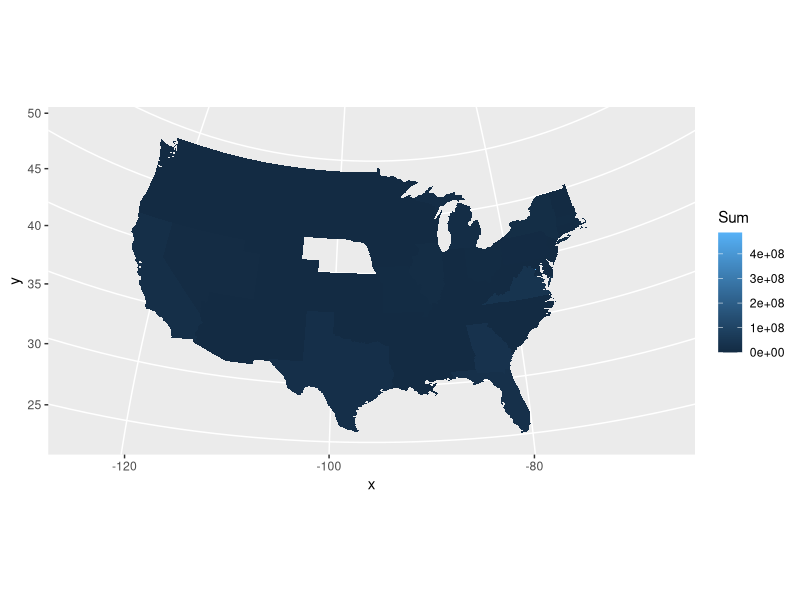
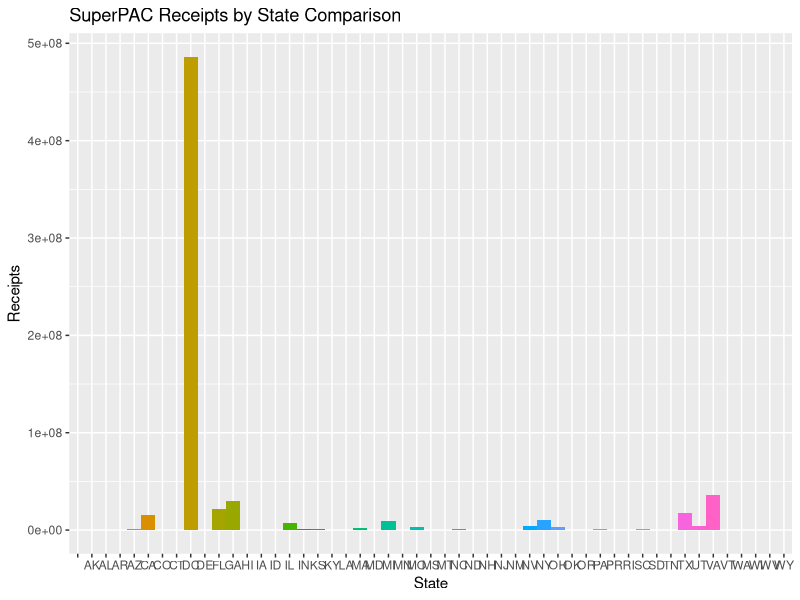
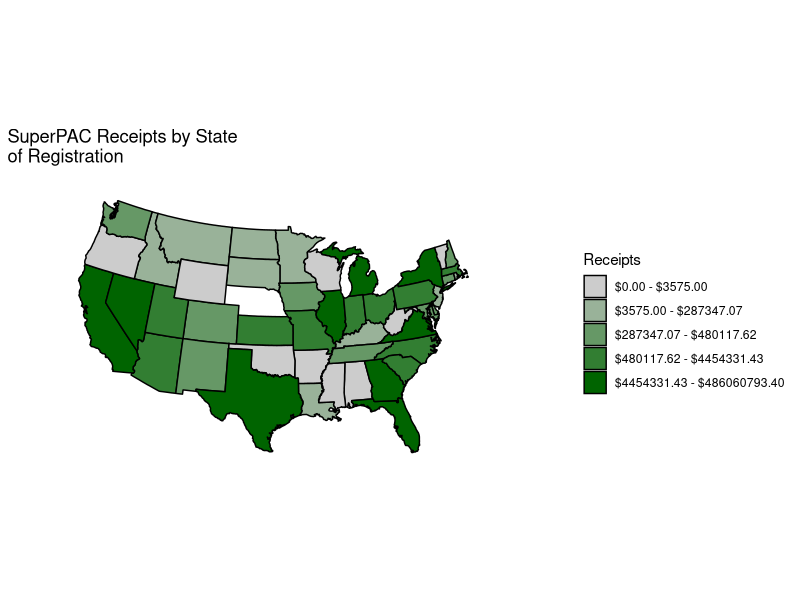

Source code (R) for these figures, in order:
#!/usr/bin/Rscript

require(mapproj)
require(ggplot2)
require(grid)
library(maps)
library(plyr)

pac <- read.csv("./committee_summary.csv", header=TRUE)

p <- pac

names(p)[12] <- "receipts"

pdata <- ddply(p, "state", summarize, Sum = sum(receipts, na.rm=TRUE))

states_map <- map_data("state")

pdata$statelc <- tolower(state.name[match(pdata$state, state.abb)])

pdata$statelc[9] <- "district of columbia"

ggplot(pdata, aes(map_id = statelc, fill=Sum))+ geom_map(map=states_map) + expand_limits(x=states_map$long, y=states_map$lat)+coord_map("polyconic")

ggplot(data=pdata, aes(x=state, y=Sum, fill=factor(state))) + geom_bar(width=1, stat="identity") + theme(legend.position="none") + labs(x="State", y="Receipts") + ggtitle("SuperPAC Receipts by State Comparison")

qs = quantile(pdata$Sum, c(0.0, 0.2, 0.4, 0.6, 0.8, 1.0))
qsf = sprintf("$%.2f", qs)
qlab = paste(head(qsf, -1), tail(qsf, -1), sep=' - ')

pdata$Sum_q <- cut(pdata$Sum, qs, labels=qlab, include.lowest=TRUE)

pal <- colorRampPalette(c("grey80", "darkgreen"))(5)

clean_theme <- theme(axis.title = element_blank(), axis.text=element_blank(), panel.background=element_blank(), panel.grid=element_blank(), axis.ticks.length = unit(0, "cm"), complete=TRUE)


ggplot(pdata, aes(map_id = statelc, fill=Sum_q))+ geom_map(map=states_map, colour="black") + 
  scale_fill_manual(values=pal) + 
  expand_limits(x=states_map$long, y=states_map$lat)+
  coord_map("polyconic") + 
  labs(fill="Receipts", x="Longitude", y="Latitude") + 
  ggtitle("SuperPAC Receipts by State\nof Registration") + 
  clean_theme
